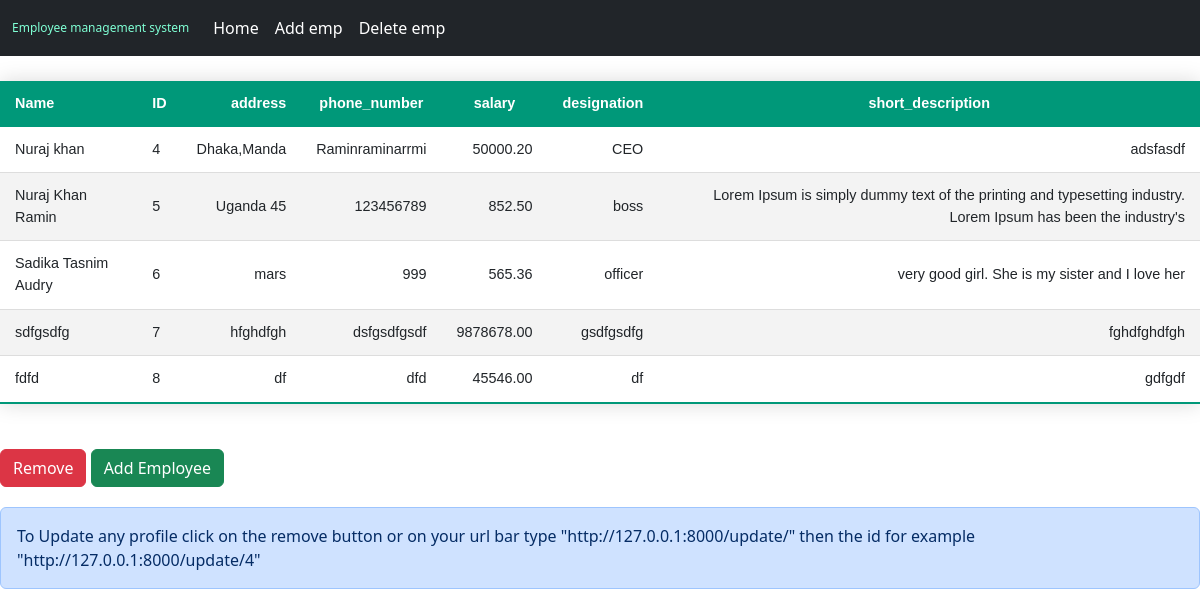
The page / on the database its author committed.
### employees/models.py (models this page shows, shortened)
class Employee(models.Model):
    name = models.CharField(max_length=100)
    address = models.CharField(max_length=255)
    phone_number = models.CharField(max_length=15)
    salary = models.DecimalField(max_digits=10, decimal_places=2)
    designation = models.CharField(max_length=100)
    short_description = models.TextField()

### employees/views.py (the view)
# urls.py: path('', views.home, name='home'),  # Homepage that lists all employees
def home(request):
    employees = Employee.objects.all()
    return render(request, 'employees/home.html', {'employees': employees})

### employees/templates/employees/home.html (shortened to what this page needs)
<!DOCTYPE html>
<html lang="en">
  <head>
    <link
      href="https://cdn.jsdelivr.net/npm/bootstrap@5.3.3/dist/css/bootstrap.min.css"
      rel="stylesheet"
    />
  </head>
  <body>
    <nav class="navbar navbar-expand-lg bg-dark text-white">
      <div class="container-fluid">
        <a class="navbar-brand t" href="#">Employee management system</a>
        <div class="collapse navbar-collapse" id="navbarSupportedContent">
          <ul class="navbar-nav me-auto mb-2 mb-lg-0">
            <li class="nav-item">
              <a class="nav-link text-white active" aria-current="page" href="#"
                >Home</a
              >
            </li>
            <li class="nav-item">
              <a class="nav-link text-white" href="{% url 'add_employee' %}"
                >Add emp</a
              >
            </li>
            <li class="nav-item">
              <a class="nav-link text-white " href="{% url 'employee_list' %}"
                >Delete emp</a
              >
            </li>
          </ul>
        </div>
      </div>
    </nav><table class="styled-table">
      <thead>
        <tr>
          <th style="text-align: left;">Name</th>
          <th style="text-align: left;">ID</th>
          <th style="text-align: right;">address</th>
          <th style="text-align: center;">phone_number</th>
          <th style="text-align: center;">salary</th>
          <th style="text-align: center;">designation</th>
          <th style="text-align: center;">short_description</th>
        </tr>
      </thead>
      <tbody>
        {% for employee in employees %}
        <tr>
          <td style="text-align: left;">{{ employee.name }}</td>
          <td style="text-align: left;">{{ employee.id }}</td>
          <td style="text-align: right;">{{ employee.address }}</td>
          <td style="text-align: right;">{{ employee.phone_number}}</td>
          <td style="text-align: right;">{{ employee.salary}}</td>
          <td style="text-align: right;">{{ employee.designation }}</td>
          <td style="text-align: right;">{{ employee.short_description}}</td>
        </tr>
        {% endfor %}
      </tbody>
    </table>
    <a href="{% url 'employee_list' %}"
      ><button type="button" class="btn btn-danger">Remove</button></a
    >
    <a href="{% url 'add_employee' %}"
      ><button type="button" class="btn btn-success">Add Employee</button></a
    >
    <div class="alert alert-primary" role="alert">
      To Update any profile click on the remove button or on your url bar type "http://127.0.0.1:8000/update/" then the id for example "http://127.0.0.1:8000/update/4"
    </div>
  </body>
</html>

### employees/templates/employees/home.html (style rules this page uses)
.btn { margin-top: 20px; }
.t { color: aquamarine; font-size: 1vw; }
.alert { margin-top: 20px; }
.styled-table { border-collapse: collapse; margin: 25px 0; font-size: 0.9em; font-family: sans-serif; min-width: 400px; box-shadow: 0 0 20px rgba(0, 0, 0, 0.15); }
.styled-table thead tr { background-color: #009879; color: #ffffff; text-align: left; }
.styled-table th, .styled-table td { padding: 12px 15px; }
.styled-table tbody tr { border-bottom: 1px solid #dddddd; }
.styled-table tbody tr:nth-of-type(even) { background-color: #f3f3f3; }
.styled-table tbody tr:last-of-type { border-bottom: 2px solid #009879; }
table { width: 100%; }

### rows shown on the page
Employee: name "Nuraj khan", id "4", address "Dhaka,Manda", phone_number "Raminraminarrmi", salary "50000.20", designation "CEO", short_description "adsfasdf"
Employee: name "Nuraj Khan Ramin", id "5", address "Uganda 45", phone_number "123456789", salary "852.50", designation "boss", short_description "Lorem Ipsum is simply dummy text of the printing and typesetting industry. Lorem Ipsum has been the industry's"
Employee: name "Sadika Tasnim Audry", id "6", address "mars", phone_number "999", salary "565.36", designation "officer", short_description "very good girl. She is my sister and I love her"
Employee: name "sdfgsdfg", id "7", address "hfghdfgh", phone_number "dsfgsdfgsdf", salary "9878678.00", designation "gsdfgsdfg", short_description "fghdfghdfgh"
Employee: name "fdfd", id "8", address "df", phone_number "dfd", salary "45546.00", designation "df", short_description "gdfgdf"
